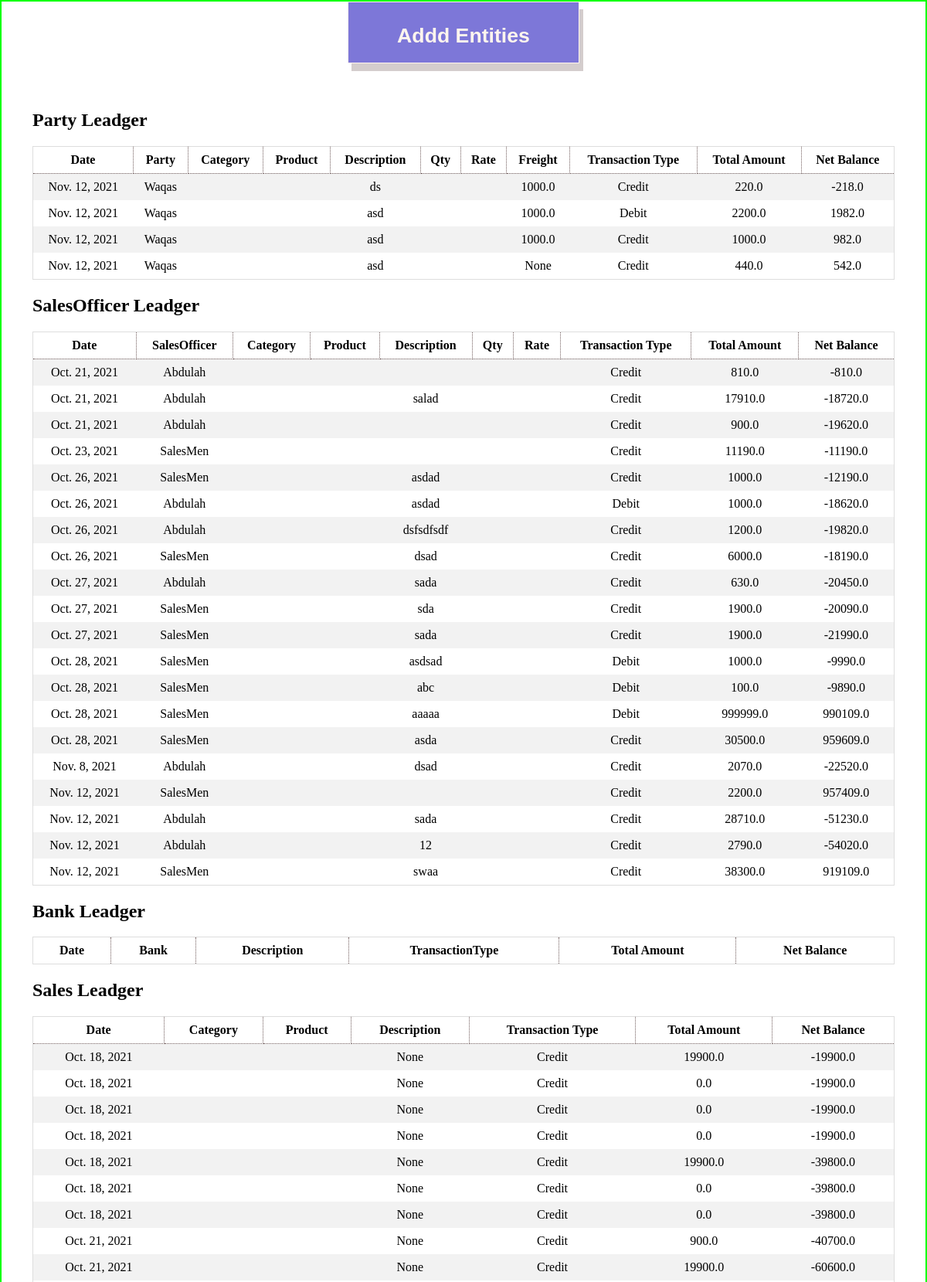
The page /apis/test (upper part) on the database its author committed.
### app/models.py (models this page shows, shortened)
class Ledger(models.Model):
    date = models.DateField(default=timezone.now, blank=True)
    description = models.CharField(max_length=50, null=True)
    transaction_type = models.CharField(max_length=50, choices=(
        ('Debit', 'Debit'), ('Credit', 'Credit')))
    total_amount = models.FloatField(null=True)
    net_balance = models.FloatField(blank=True, default=0.0)

class PartyLedger(Ledger):
    party = models.ForeignKey(Party,on_delete=models.CASCADE)
    sales_officer = models.ForeignKey(SalesOfficer, on_delete=models.CASCADE,null=True,blank=True)
    freight = models.FloatField(blank=True,null=True)

class Ledger(models.Model):
    date = models.DateField(default=timezone.now, blank=True)
    description = models.CharField(max_length=50, null=True)
    transaction_type = models.CharField(max_length=50, choices=(
        ('Debit', 'Debit'), ('Credit', 'Credit')))
    total_amount = models.FloatField(null=True)
    net_balance = models.FloatField(blank=True, default=0.0)

class Party(models.Model):
    ref_id = models.IntegerField(blank=True,null=True)
    name = models.CharField(max_length=30, unique=True)
    email = models.EmailField(max_length=30, unique=True)
    area = models.CharField(max_length=300)
    zone = models.CharField(max_length=300)
    region = models.CharField(max_length=300)
    contact = models.CharField(max_length=13)
    discount = models.ForeignKey(DiscountCategory,on_delete=models.CASCADE)
    sale_officer = models.ForeignKey(SalesOfficer,on_delete=models.CASCADE)
    category = models.ForeignKey(Category,on_delete=models.SET_NULL,null=True)
    creditLimit = models.FloatField()
    salesTarget = models.FloatField()
    opening_Balance = models.FloatField()
    current_Balance = models.FloatField(blank=True, null=True)
    SCI = models.FileField(null=True,blank=True,upload_to='Security Check Images')
    TOR = models.FileField(null=True,blank=True,upload_to='Terms of Recoreds')
    date = models.DateField(default=timezone.now, blank=True)
    def __str__(self):
        return self.name

class SalesOfficerLedger(Ledger):
    sales_officer = models.ForeignKey(SalesOfficer, on_delete=models.CASCADE)
    party_order = models.IntegerField(null=True,blank=True)

class SalesOfficer(models.Model):
    name = models.CharField(max_length=200,unique=True)
    commission = models.FloatField(default=0.0)
    contact = models.CharField(max_length=13)
    opening_Balance = models.FloatField()
    current_Balance = models.FloatField(blank=True, null=True)
    user = models.OneToOneField(User,on_delete=models.CASCADE)
    date = models.DateField(default=timezone.now, blank=True)
    def __str__(self):
        return self.name

class SalesLedger(Ledger):
    sales_person = models.ForeignKey(SalesPerson,on_delete=models.CASCADE)

### app/views.py (the view)
# urls.py: path('test',views.Test),
def Test(request):
    party = m.PartyLedger.objects.all()
    salesofficer = m.SalesOfficerLedger.objects.all()
    sales = m.SalesLedger.objects.all()
    bank = m.BankLedger.objects.all()
    freight = m.FreightLedger.objects.all()
    discount = m.DiscountLedger.objects.all()
    cleariing = m.ClearingLedger.objects.all()
    cash = m.CashLedger.objects.all()
    incentive = m.IncentiveLedger.objects.all()
    response_dict = {'Party':party,'SalesOfficer':salesofficer,'Sales':sales,'Bank':bank,'Freight':freight
                    ,'Discount':discount,'Cash':cash,'Clearing':cleariing,'Incentive':incentive }
    return render(request,'test.html',response_dict)

### app/templates/test.html (shortened to what this page needs)
<!DOCTYPE html>
<html>
<head>
</head>
<body>
    <div style="width: 100wh;text-align: center;">
        <div>
            <button class='addBtn' onclick="Add()" id='btn'>
                <h1>Addd Entities</h1>
            </button>
        </div>
    </div>
    <div class="container">
        <h2>Party Leadger</h2>
        <div style="overflow-x:auto;">
            <table>
                <tr>
                    <th>Date</th>
                    <th>Party</th>
                    <th>Category</th>
                    <th>Product</th>
                    <th>Description</th>
                    <th>Qty</th>
                    <th>Rate</th>
                    <th>Freight</th>
                    <th>Transaction Type</th>
                    <th>Total Amount</th>
                    <th>Net Balance</th>
                </tr>
                {% for r in Party %}
                <tr>
                    <td>{{r.date}}</td>
                    <td>{{r.party}}</td>
                    <td>{{r.category}}</td>
                    <td>{{r.product}}</td>
                    <td>{{r.description}}</td>
                    <td>{{r.qty}}</td>
                    <td>{{r.rate}}</td>
                    <td>{{r.freight}}</td>
                    <td>{{r.transaction_type}}</td>
                    <td>{{r.total_amount}}</td>
                    <td>{{r.net_balance}}</td>
                </tr>
                {% endfor %}
            </table>
        </div>
        <h2>SalesOfficer Leadger</h2>
        <div style="overflow-x:auto;">
            <table>
                <tr>
                    <th>Date</th>
                    <th>SalesOfficer</th>
                    <th>Category</th>
                    <th>Product</th>
                    <th>Description</th>
                    <th>Qty</th>
                    <th>Rate</th>
                    <th>Transaction Type</th>
                    <th>Total Amount</th>
                    <th>Net Balance</th>
                </tr>
                {% for r in SalesOfficer %}
                <tr>
                    <td>{{r.date}}</td>
                    <td>{{r.sales_officer}}</td>
                    <td>{{r.category}}</td>
                    <td>{{r.product}}</td>
                    <td>{{r.description}}</td>
                    <td>{{r.qty}}</td>
                    <td>{{r.rate}}</td>
                    <td>{{r.transaction_type}}</td>
                    <td>{{r.total_amount}}</td>
                    <td>{{r.net_balance}}</td>
                </tr>
                {% endfor %}
            </table>
        </div>
        <h2>Bank Leadger</h2>
        <div style="overflow-x:auto;">
            <table>
                <tr>
                    <th>Date</th>
                    <th>Bank</th>
                    <th>Description</th>
                    <th>TransactionType</th>
                    <th>Total Amount</th>
                    <th>Net Balance</th>
                </tr>
            </table>
        </div>
        <h2>Sales Leadger</h2>
        <div style="overflow-x:auto;">
            <table>
                <tr>
                    <th>Date</th>
                    <th>Category</th>
                    <th>Product</th>
                    <th>Description</th>
                    <th>Transaction Type</th>
                    <th>Total Amount</th>
                    <th>Net Balance</th>
                </tr>
                {% for r in Sales %}
                <tr>
                    <td>{{r.date}}</td>
                    <td>{{r.category}}</td>
                    <td>{{r.product}}</td>
                    <td>{{r.description}}</td>
                    <td>{{r.transaction_type}}</td>
                    <td>{{r.total_amount}}</td>
                    <td>{{r.net_balance}}</td>
                </tr>
                {% endfor %}
            </table>
        </div>
    </div>
</body>
</html>

### app/templates/test.html (style rules this page uses)
table { border-collapse: collapse; border-spacing: 0; width: 100%; border: 1px solid #ddd; }
th { border: 1px dotted rgb(112, 92, 92); }
th, td { text-align: center; padding: 8px; }
tr:nth-child(even) { background-color: #f2f2f2 }
.addBtn { border: 1px solid; padding: 10px; box-shadow: 5px 10px #d4cdcd; width: 25vw; height: 80px; background-color: rgb(125, 119, 216); color: seashell; font-weight: 600; }
.container { padding: 40px; }
body { border: 2px double rgb(0, 255, 0); margin: 0; padding: 0; }

### rows shown on the page
PartyLedger: date "Nov. 12, 2021", party "Waqas", description "ds", freight "1000.0", transaction_type "Credit", total_amount "220.0", net_balance "-218.0"
PartyLedger: date "Nov. 12, 2021", party "Waqas", description "asd", freight "1000.0", transaction_type "Debit", total_amount "2200.0", net_balance "1982.0"
PartyLedger: date "Nov. 12, 2021", party "Waqas", description "asd", freight "1000.0", transaction_type "Credit", total_amount "1000.0", net_balance "982.0"
PartyLedger: date "Nov. 12, 2021", party "Waqas", description "asd", freight "None", transaction_type "Credit", total_amount "440.0", net_balance "542.0"
SalesOfficerLedger: date "Oct. 21, 2021", sales_officer "Abdulah", transaction_type "Credit", total_amount "810.0", net_balance "-810.0"
SalesOfficerLedger: date "Oct. 21, 2021", sales_officer "Abdulah", description "salad", transaction_type "Credit", total_amount "17910.0", net_balance "-18720.0"
SalesOfficerLedger: date "Oct. 21, 2021", sales_officer "Abdulah", transaction_type "Credit", total_amount "900.0", net_balance "-19620.0"
SalesOfficerLedger: date "Oct. 23, 2021", sales_officer "SalesMen", transaction_type "Credit", total_amount "11190.0", net_balance "-11190.0"
SalesOfficerLedger: date "Oct. 26, 2021", sales_officer "SalesMen", description "asdad", transaction_type "Credit", total_amount "1000.0", net_balance "-12190.0"
SalesOfficerLedger: date "Oct. 26, 2021", sales_officer "Abdulah", description "asdad", transaction_type "Debit", total_amount "1000.0", net_balance "-18620.0"
SalesOfficerLedger: date "Oct. 26, 2021", sales_officer "Abdulah", description "dsfsdfsdf", transaction_type "Credit", total_amount "1200.0", net_balance "-19820.0"
SalesOfficerLedger: date "Oct. 26, 2021", sales_officer "SalesMen", description "dsad", transaction_type "Credit", total_amount "6000.0", net_balance "-18190.0"
SalesOfficerLedger: date "Oct. 27, 2021", sales_officer "Abdulah", description "sada", transaction_type "Credit", total_amount "630.0", net_balance "-20450.0"
SalesOfficerLedger: date "Oct. 27, 2021", sales_officer "SalesMen", description "sda", transaction_type "Credit", total_amount "1900.0", net_balance "-20090.0"
SalesOfficerLedger: date "Oct. 27, 2021", sales_officer "SalesMen", description "sada", transaction_type "Credit", total_amount "1900.0", net_balance "-21990.0"
SalesOfficerLedger: date "Oct. 28, 2021", sales_officer "SalesMen", description "asdsad", transaction_type "Debit", total_amount "1000.0", net_balance "-9990.0"
SalesOfficerLedger: date "Oct. 28, 2021", sales_officer "SalesMen", description "abc", transaction_type "Debit", total_amount "100.0", net_balance "-9890.0"
SalesOfficerLedger: date "Oct. 28, 2021", sales_officer "SalesMen", description "aaaaa", transaction_type "Debit", total_amount "999999.0", net_balance "990109.0"
SalesOfficerLedger: date "Oct. 28, 2021", sales_officer "SalesMen", description "asda", transaction_type "Credit", total_amount "30500.0", net_balance "959609.0"
SalesOfficerLedger: date "Nov. 8, 2021", sales_officer "Abdulah", description "dsad", transaction_type "Credit", total_amount "2070.0", net_balance "-22520.0"
SalesOfficerLedger: date "Nov. 12, 2021", sales_officer "SalesMen", transaction_type "Credit", total_amount "2200.0", net_balance "957409.0"
SalesOfficerLedger: date "Nov. 12, 2021", sales_officer "Abdulah", description "sada", transaction_type "Credit", total_amount "28710.0", net_balance "-51230.0"
SalesOfficerLedger: date "Nov. 12, 2021", sales_officer "Abdulah", description "12", transaction_type "Credit", total_amount "2790.0", net_balance "-54020.0"
SalesOfficerLedger: date "Nov. 12, 2021", sales_officer "SalesMen", description "swaa", transaction_type "Credit", total_amount "38300.0", net_balance "919109.0"
SalesLedger: date "Oct. 18, 2021", description "None", transaction_type "Credit", total_amount "19900.0", net_balance "-19900.0"
SalesLedger: date "Oct. 18, 2021", description "None", transaction_type "Credit", total_amount "0.0", net_balance "-19900.0"
SalesLedger: date "Oct. 18, 2021", description "None", transaction_type "Credit", total_amount "0.0", net_balance "-19900.0"
SalesLedger: date "Oct. 18, 2021", description "None", transaction_type "Credit", total_amount "0.0", net_balance "-19900.0"
SalesLedger: date "Oct. 18, 2021", description "None", transaction_type "Credit", total_amount "19900.0", net_balance "-39800.0"
SalesLedger: date "Oct. 18, 2021", description "None", transaction_type "Credit", total_amount "0.0", net_balance "-39800.0"
SalesLedger: date "Oct. 18, 2021", description "None", transaction_type "Credit", total_amount "0.0", net_balance "-39800.0"
SalesLedger: date "Oct. 21, 2021", description "None", transaction_type "Credit", total_amount "900.0", net_balance "-40700.0"
SalesLedger: date "Oct. 21, 2021", description "None", transaction_type "Credit", total_amount "19900.0", net_balance "-60600.0"
